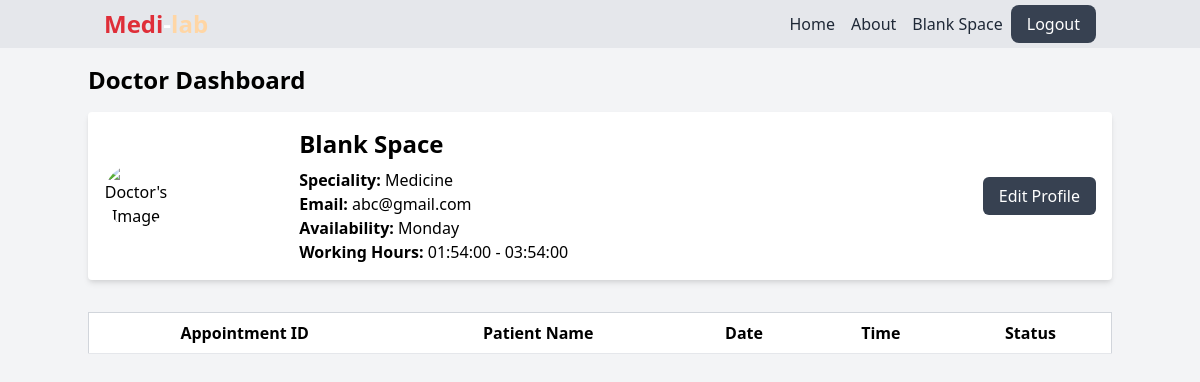
Before: /doctor_dashboard.php (signed in) with the older database file.
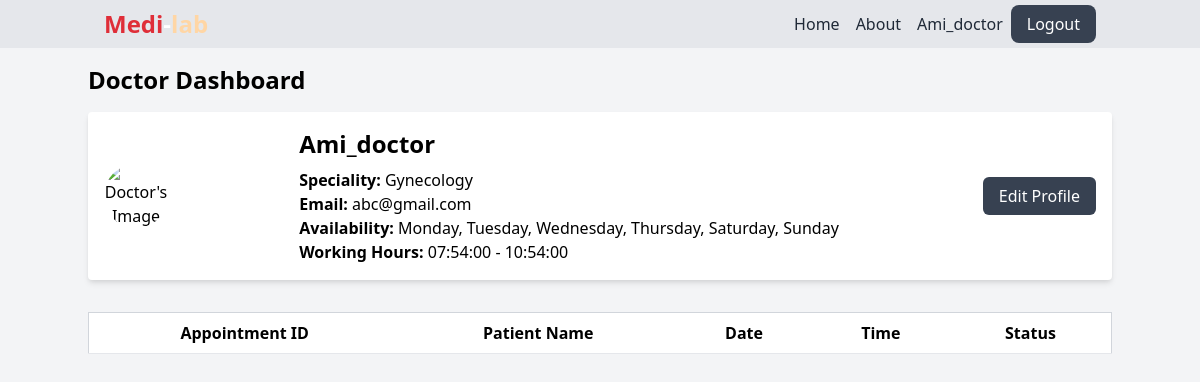
After: the same page with the newer database file.
### tables this page shows
CREATE TABLE `doctors` (
  `doctor_id` int(11) NOT NULL,
  `name` varchar(255) NOT NULL,
  `email` varchar(255) NOT NULL,
  `password` varchar(255) NOT NULL,
  `specialization` varchar(255) NOT NULL,
  `status` enum('pending','approved') DEFAULT 'pending',
  `start` time NOT NULL,
  `end` time NOT NULL,
  `availability` varchar(255) NOT NULL,
  `profile_picture` varchar(255) DEFAULT NULL
);

### web/doctor_dashboard.php (the view, shortened to what this page needs)
<!DOCTYPE html>
<html lang="en">
<head>
    <link href="https://cdn.jsdelivr.net/npm/tailwindcss@2.2.19/dist/tailwind.min.css" rel="stylesheet">
</head>
<body class="bg-gray-100">
    <header class="bg-gray-200 text-white py-2 fixed w-full top-0 ">
        <?php include '../includes/navbar.php'; ?>
    </header>
    <div class="container mx-auto my-16">
        <h1 class="text-2xl font-bold mb-4 mt-4">Doctor Dashboard</h1>
        <div class="w-full mx-auto mb-8">
            <div class="bg-white shadow-md rounded p-4 flex flex-col items-center justify-center lg:flex-row lg:items-center">
                <div class="w-1/5 text-center">
                    <img src="<?php echo isset($doctor['profile_picture']) ? $doctor['profile_picture'] : 'default-profile-picture.jpg'; ?>" alt="Doctor's Image" class="w-16 h-16 rounded-full mr-4">
                </div>
                <div class="w-3/5">
                    <h2 class="text-2xl font-bold mb-2"><?php echo $doctor['name']; ?></h2>
                    <p><strong>Speciality:</strong> <?php echo $doctor['specialization']; ?></p>
                    <p><strong>Email:</strong> <?php echo $doctor['email']; ?></p>
                    <p><strong>Availability:</strong> <?php echo $doctor['availability']; ?></p>
                    <p><strong>Working Hours:</strong> <?php echo $doctor['start']; ?> - <?php echo $doctor['end']; ?></p>
                </div>
                <div class="w-1/5 lg:ml-4 text-right">
                    <a href="edit_profile.php" class="bg-gray-700 text-white px-4 py-2 rounded-md hover:bg-gray-600">Edit Profile</a>
                </div>
            </div>
        </div>
        <table class="min-w-full bg-white border border-gray-300">
            <thead>
                <tr>
                    <th class="px-4 py-2 border-b">Appointment ID</th>
                    <th class="px-4 py-2 border-b">Patient Name</th>
                    <th class="px-4 py-2 border-b">Date</th>
                    <th class="px-4 py-2 border-b">Time</th>
                    <th class="px-4 py-2 border-b">Status</th>
                </tr>
            </thead>
        </table>
    </div>
</body>
</html>

### includes/navbar.php (shortened to what this page needs)
<div class="container mx-auto px-4">
    <?php
    if (isset($_SESSION["doctor_id"])) {
        $doctorId = $_SESSION["doctor_id"];
        $conn = mysqli_connect("localhost", "root", "", "doctor_appointment_system");
        $doctorQuery = "SELECT * FROM doctors WHERE doctor_id = $doctorId";
        $doctorResult = mysqli_query($conn, $doctorQuery);
        $doctor = mysqli_fetch_assoc($doctorResult);
    }
    ?>
    <nav class="flex justify-between">
        <ul>
            <li>
                <a href="index.php" class="font-bold text-2xl"><span style="color: #DF2E38">Medi</span>-<span style="color: #FFD6A5">lab</span></a>
            </li>
        </ul>
        <ul class="flex my-auto">
            <li class="mr-4">
                <a href="index.php" class="font-medium text-gray-800 hover:text-red-500">Home</a>
            </li>
            <li class="mr-4">
                <a href="about.php" class="font-medium text-gray-800 hover:text-red-500">About</a>
            </li>
            <?php if (isset($doctor)) { ?>
                <li>
                    <a href="doctor_dashboard.php" class="font-medium text-gray-800 hover:text-red-500 mr-2"><?php echo $doctor['name']; ?></a>
                </li>
                <li>
                    <a href="logout.php" class="font-medium bg-gray-700 text-white px-4 py-2 rounded-lg hover:bg-gray-500">Logout</a>
                </li>
            <?php } else { ?>
                <li>
                    <a href="index.php" class="font-medium bg-gray-700 text-white px-4 py-2 rounded-lg hover:bg-gray-500">Login</a>
                </li>
            <?php } ?>
        </ul>
    </nav>
</div>

Changed rows visible on the page:
changed doctors "abc@gmail.com": name "Blank Space" → "Ami_doctor"; specialization "Medicine" → "Gynecology"; availability "Monday" → "Monday, Tuesday, Wednesday, Thursday, Saturday, Sunday"; start "01:54:00" → "07:54:00"; end "03:54:00" → "10:54:00"
